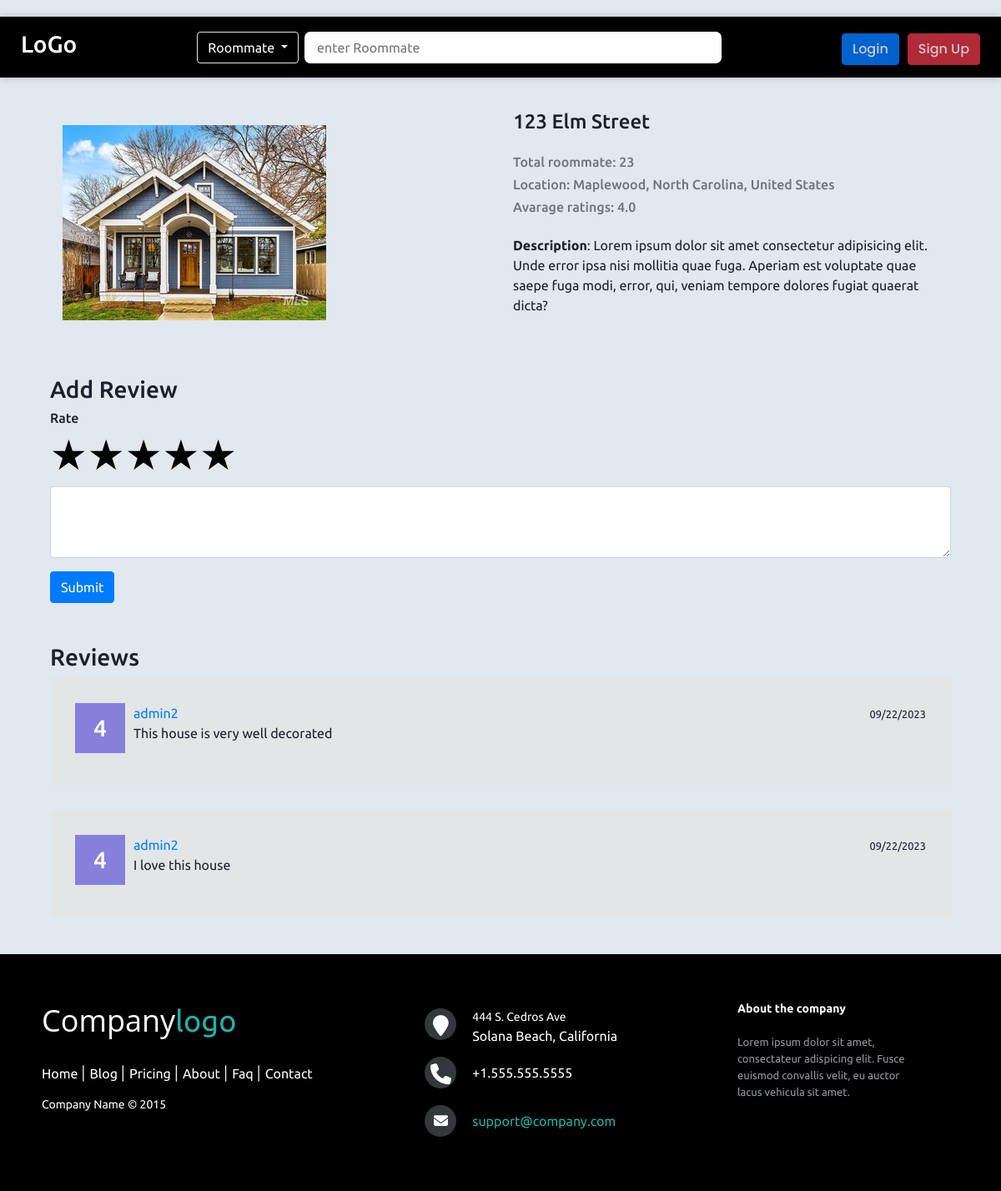
The app's page /address/3 with its own data.
### roommates/models.py (models this page shows, shortened)
class Address(models.Model):
    name = models.CharField(max_length=100, blank=True)
    location = models.CharField(max_length=100, blank=True)
    description = models.TextField(blank=True)
    photo = models.ImageField(upload_to='address_photos', blank=True)
    total_roommates = models.IntegerField(default=0)
    def average_rating(self):
        if self.addressreview_set.count() == 0:
            return 0
        else:
            total = 0
            for review in self.addressreview_set.all():
                total += review.rating
            return round(total / self.addressreview_set.count(), 1)

class AddressReview(models.Model):
    address = models.ForeignKey(Address, on_delete=models.CASCADE)
    author = models.ForeignKey(User, on_delete=models.CASCADE)
    text = models.TextField()
    rating = models.IntegerField(default=0)
    created_date = models.DateTimeField(auto_now_add=True)

### main/views.py (the view)
# urls.py: path('address/<int:pk>', views.address_view, name='address_view'),
def address_view(request, pk):
    address = Address.objects.get(id=pk)
    return render(request, 'main/addressdetails.html', {'address': address})

### templates/main/addressdetails.html (shortened to what this page needs)
{% extends 'base.html' %}
{% load static %}
{% block style %}
<link rel="stylesheet" href="{% static 'css/roommatedetails.css' %}">
<link rel="stylesheet" href="{% static 'css/rating.css' %}">
{% endblock %}
{% block content %}
<div class="container">
    <div class="main-body mt-4">
        <div class='container'>
            <div class="row g-4 d-flex align-items-center">
                <div class="col-12 col-md-6">
                    <div>
                        <img src='{{address.photo.url}}' alt="" class="img-fluid" />
                    </div>
                </div>
                <div class="col-12 col-md-6">
                    <h4 class='mb-4'>{{address.name}}</h4>
                    <h6 class="text-secondary">Total roommate: {{address.total_roommates}} </h6>
                    <h6 class="text-secondary">Location: {{address.location}}</h6>
                    <h6 class="text-secondary">Avarage ratings: {% if address.average_rating == 0 %}Not Rated yet{% else %}{{address.average_rating}}{% endif %} </h6>
                    <p class='my-4'><span class='fw-bolder'>Description</span>: {{address.description}}</p>
                </div>
            </div>
        </div>
        <div class="add-review mt-5">
            <h3>Add Review</h3>
            <form action="{% url 'main:address_add_review' address.id %}" method="post">
                <div class="mb-3">
                    <h6>Rate</h6>
                    <div class="rating">
                        <label>
                          <span class="icon">★</span>
                        </label>
                        <label>
                          <span class="icon">★</span>
                          <span class="icon">★</span>
                        </label>
                        <label>
                          <span class="icon">★</span>
                          <span class="icon">★</span>
                          <span class="icon">★</span>
                        </label>
                        <label>
                          <span class="icon">★</span>
                          <span class="icon">★</span>
                          <span class="icon">★</span>
                          <span class="icon">★</span>
                        </label>
                        <label>
                          <span class="icon">★</span>
                          <span class="icon">★</span>
                          <span class="icon">★</span>
                          <span class="icon">★</span>
                          <span class="icon">★</span>
                        </label>
                    </div>
                    <div class="form-group ">
                        <textarea class="form-control" id="exampleFormControlTextarea1" rows="3"
                            name="review"></textarea>
                    </div>
                </div>
                <button type="submit" class="btn btn-primary">Submit</button>
            </form>
        </div>
        <h3 class="mt-5">Reviews</h3>
        {% if address.addressreview_set.all %}
        {% for review in address.addressreview_set.all %}
        <div class="main-div">
            <div class="main-div-2">
                <h3 class="ovarall-review">{{review.rating}}</h3>
                <div class="child-div">
                    <a href="{% url 'main:profile_view' review.author.id %}">{{review.author.username}}</a>
                    <p>{{review.text}}</p>
                </div>
                <p><small>{{review.created_date|date:"SHORT_DATE_FORMAT"}}</small></p>
            </div>
            </div>
        {% endfor %}
        {% endif %}
    </div>
</div>
{% endblock %}

### static/css/index.css (style rules this page uses)
* { margin: 0; padding: 0; box-sizing: border-box; font-family: 'Ubuntu', sans-serif; }

### static/css/roommatedetails.css (style rules this page uses)
body { margin-top:20px; color: #1a202c; text-align: left; background-color: #e2e8f0; }
.main-body { padding: 15px; }
.main-div { background-color: rgb(226, 230, 230); padding: 15px; margin: 0 0 30px 0; }
.main-div-2 { background-color: rgb(226, 230, 230); padding: 15px; display: flex; gap: 10px; }
.child-div { flex: 1; }
.ovarall-review { background-color: rgb(134, 128, 218); color: white; padding: 5px 10px; display: inline; width: 60px; height: 60px; display: flex; justify-content: center; align-items: center; }
.mb-3, .my-3 { margin-bottom: 1rem!important; }

### static/css/rating.css (style rules this page uses)
.rating { display: inline-block; position: relative; height: 50px; line-height: 50px; font-size: 50px; }
.rating label { position: absolute; top: 0; left: 0; height: 100%; cursor: pointer; }
.rating label:last-child { position: static; }
.rating label:nth-child(1) { z-index: 5; }
.rating label:nth-child(2) { z-index: 4; }
.rating label:nth-child(3) { z-index: 3; }
.rating label:nth-child(4) { z-index: 2; }
.rating label:nth-child(5) { z-index: 1; }
.rating label .icon { float: left; color: transparent; }
.rating label:last-child .icon { color: #000; }

### records on screen
Address: photo (picture), name "123 Elm Street", total_roommates "23", location "Maplewood, North Carolina, United States", average_rating "4.0", description "Lorem ipsum dolor sit amet consectetur adipisicing elit. Unde error ipsa nisi mollitia quae fuga. Aperiam est voluptate quae saepe fuga modi, error, qui, veniam tempore dolores fugiat quaerat dicta?"
AddressReview: rating "4", author.username "admin2", text "This house is very well decorated", created_date "09/22/2023"
AddressReview: rating "4", author.username "admin2", text "I love this house", created_date "09/22/2023"
